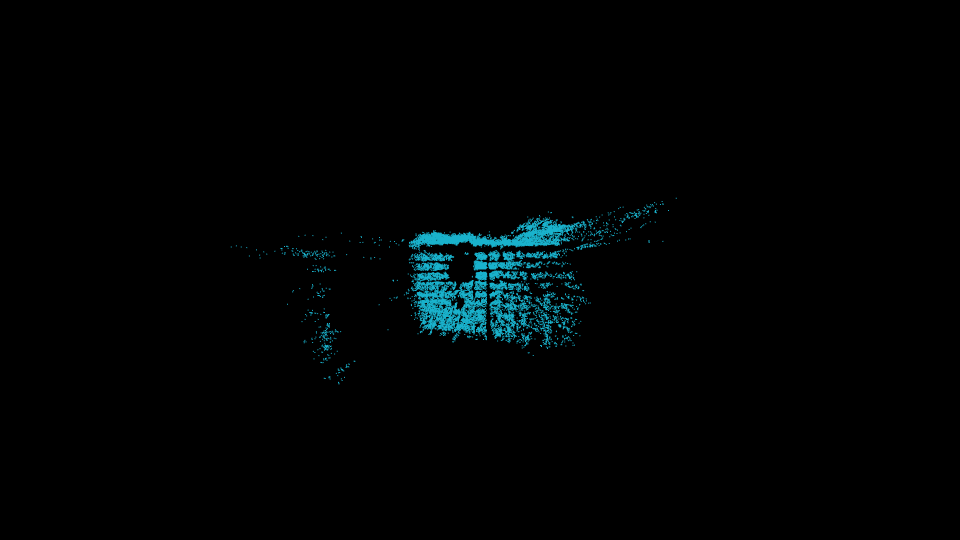
#> input picture point_cloud.png, 1920 x 1080 px (shown at 1/2 size); its folder holds only this picture in this run
$ python -i motion.py   (imports and definitions only)
#> lines starting #> are read from the running program, lines starting #| are printed output that depends on the picture
# motion.py
import numpy as np
import matplotlib.pyplot as plt
import logging
import cv2
import numpy as np
import os


def load_images_from_folder(folder):
    """
    Load all image files from a specified folder.
    """
    images = []
    for filename in sorted(os.listdir(folder)):
        img_path = os.path.join(folder, filename)
        img = cv2.imread(img_path)
        if img is not None:
            images.append(img)
    return images


def detect_overall_motion(images, threshold=30, motion_pixel_ratio=0.02):
    """
    Detect if there is motion across the entire sequence of images.

    Args:
    - images (list): List of images as numpy arrays.
    - threshold (int): Pixel difference threshold for motion detection.
    - motion_pixel_ratio (float): Proportion of pixels that need to change to confirm motion.

    Returns:
    - is_moving (bool): True if motion is detected in the sequence, False otherwise.
    """
    total_motion_ratio = 0  # Sum of motion ratios across all frames
    frame_count = len(images) - 1  # Total number of frame comparisons

    for i in range(1, len(images)):
        # Convert both frames to grayscale
        prev_gray = cv2.cvtColor(images[i - 1], cv2.COLOR_BGR2GRAY)
        curr_gray = cv2.cvtColor(images[i], cv2.COLOR_BGR2GRAY)

        # Compute absolute difference
        diff = cv2.absdiff(prev_gray, curr_gray)

        # Threshold the difference
        _, thresh = cv2.threshold(diff, threshold, 255, cv2.THRESH_BINARY)

        # Calculate the ratio of changed pixels
        non_zero_count = np.count_nonzero(thresh)
        total_pixels = thresh.size
        motion_ratio = non_zero_count / total_pixels

        # Accumulate the motion ratio
        total_motion_ratio += motion_ratio

    # Average motion ratio across all frames
    average_motion_ratio = total_motion_ratio / frame_count if frame_count > 0 else 0

    # Determine overall motion
    is_moving = average_motion_ratio > motion_pixel_ratio
    print(f"Average Motion Ratio: {average_motion_ratio:.4f}, Motion Detected: {is_moving}")

    return is_moving

# def is_moving(pcd_sequence):
#     """
#
#     Determine if the object in the sequence is moving.
#
#     """
#
#     try:
#
#         # Compute the max_extent across all point clouds
#
#         max_extents = []
#
#         for pcd in pcd_sequence:
#             bbox = pcd.get_axis_aligned_bounding_box()
#
#             extent = bbox.get_extent()
#
#             max_extent = np.max(extent)
#
#             max_extents.append(max_extent)
#
#         global_max_extent = np.max(max_extents)
#
#         threshold = global_max_extent * 0.001  # Adjust threshold based on extent
#
#         for i in range(1, len(pcd_sequence)):
#
#             prev_pcd = pcd_sequence[i - 1]
#
#             curr_pcd = pcd_sequence[i]
#
#             # Compute distances between point clouds
#
#             distances = prev_pcd.compute_point_cloud_distance(curr_pcd)
#
#             mean_distance = np.mean(distances)
#
#             logging.info(f"Mean distance between frame {i - 1} and {i}: {mean_distance}")
#
#             if mean_distance > threshold:
#                 return True
#
#         return False
#
#     except Exception as e:
#
#         logging.error(f"Error determining motion: {e}")
#
#         return None

>>> import cv2
>>> picture = cv2.imread('point_cloud.png', cv2.IMREAD_GRAYSCALE)
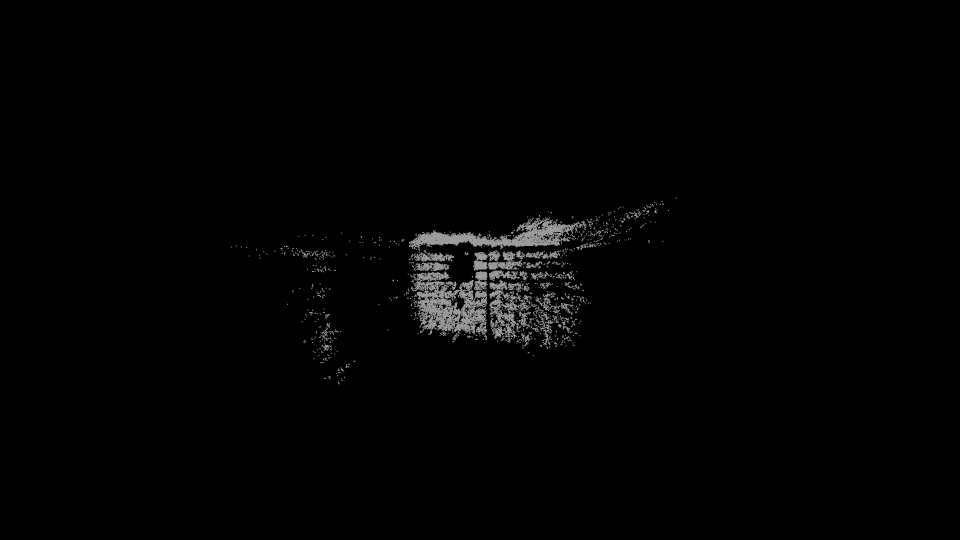
#> picture: shape (1080, 1920) (shown at 1/2 size); min 0, max 156, mean 2.7
>>> result = detect_overall_motion(picture)
#> in detect_overall_motion, `frame_count = len(images) - 1`: frame_count = 1079
#> the loop in detect_overall_motion, `for i in range(1, len(images)):` made 1 pass
#> after the loop in detect_overall_motion, `for i in range(1, len(images)):`: total_motion_ratio = 0
#> (the run stopped early here; a loop or call above may not have finished)
